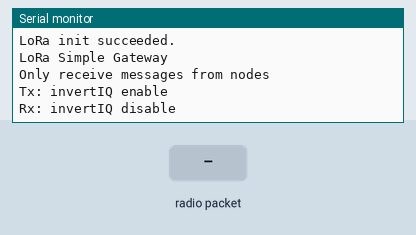
Recording of a program running on a simulated ESP32. Shown: the last lines printed to the serial monitor. The inputs (shaded band) are chosen by the test bench. No radio packets arrive unless stated.

Above: at 1.2 s.
1.3 s: radio packet "V0.2.0" arrives
At 2.2 s:
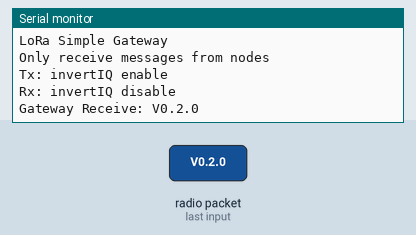
2.8 s: radio packet "1" arrives
At 3.3 s:
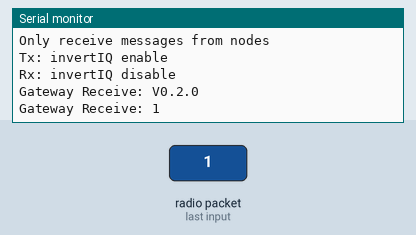

Measured:
- after the input at 1.3 s, the serial monitor: prints a new line at once (image 1)
- after the input at 2.8 s, the serial monitor: prints a new line at once (image 2)

The program:

main.cpp
```cpp
/**
 * @mainpage
 * TODO
 *
 * Hardware:
 * - ESP32 WROOM mit CP210x USB to UART bridge
 * - RFM95 Lora Modul basierend auf SX1276
 *   MOSI  - D23
 *   MISO  - D19
 *   SCK   - D18
 *   RESET - D14
 *   NSS   - D5
 *   DIO0  - D2
 *
 * Auszug aus dem lorabeispiel:
 * This code uses InvertIQ function to create a simple Gateway/Node logic.
 *
 * Gateway - Sends messages with enableInvertIQ()
 *         - Receives messages with disableInvertIQ()
 *
 * Node    - Sends messages with disableInvertIQ()
 *         - Receives messages with enableInvertIQ()
 *
 * With this arrangement a Gateway never receive messages from another Gateway
 * and a Node never receive message from another Node.
 * Only Gateway to Node and vice versa.
 *
 * This code receives messages and sends a message every second.
 *
 * InvertIQ function basically invert the LoRa I and Q signals.
 *
 * See the Semtech datasheet, http://www.semtech.com/images/datasheet/sx1276.pdf
 * for more on InvertIQ register 0x33.
 */
/*
  LoRa Simple Gateway/Node Exemple

  This code uses InvertIQ function to create a simple Gateway/Node logic.

  Gateway - Sends messages with enableInvertIQ()
          - Receives messages with disableInvertIQ()

  Node    - Sends messages with disableInvertIQ()
          - Receives messages with enableInvertIQ()

  With this arrangement a Gateway never receive messages from another Gateway
  and a Node never receive message from another Node.
  Only Gateway to Node and vice versa.

  This code receives messages and sends a message every second.

  InvertIQ function basically invert the LoRa I and Q signals.

  See the Semtech datasheet, http://www.semtech.com/images/datasheet/sx1276.pdf
  for more on InvertIQ register 0x33.

  created 05 August 2018
  by Luiz H. Cassettari
*/

#include <SPI.h>              // include libraries
#include <LoRa.h>

const long frequency = 868E6;  // LoRa Frequency

const int csPin = 5;          // LoRa radio chip select
const int resetPin = 14;        // LoRa radio reset
const int irqPin = 2;          // change for your board; must be a hardware interrupt pin

void LoRa_rxMode(){
  LoRa.disableInvertIQ();               // normal mode
  LoRa.receive();                       // set receive mode
}

void LoRa_txMode(){
  LoRa.idle();                          // set standby mode
  LoRa.enableInvertIQ();                // active invert I and Q signals
}

void LoRa_sendMessage(String message) {
  LoRa_txMode();                        // set tx mode
  LoRa.beginPacket();                   // start packet
  LoRa.print(message);                  // add payload
  LoRa.endPacket(true);                 // finish packet and send it
}

void onReceive(int packetSize) {
  String message = "";

  while (LoRa.available()) {
    message += (char)LoRa.read();
  }

  Serial.print("Gateway Receive: ");
  Serial.println(message);
}

void onTxDone() {
  Serial.println("TxDone");
  LoRa_rxMode();
}

boolean runEvery(unsigned long interval)
{
  static unsigned long previousMillis = 0;
  unsigned long currentMillis = millis();
  if (currentMillis - previousMillis >= interval)
  {
    previousMillis = currentMillis;
    return true;
  }
  return false;
}

void setup() {
  Serial.begin(115200);                   // initialize serial
  while (!Serial);

  LoRa.setPins(csPin, resetPin, irqPin);

  if (!LoRa.begin(frequency)) {
    Serial.println("LoRa init failed. Check your connections.");
    while (true);                       // if failed, do nothing
  }

  Serial.println("LoRa init succeeded.");
  Serial.println();
  Serial.println("LoRa Simple Gateway");
  Serial.println("Only receive messages from nodes");
  Serial.println("Tx: invertIQ enable");
  Serial.println("Rx: invertIQ disable");
  Serial.println();

  LoRa.onReceive(onReceive);
  LoRa.onTxDone(onTxDone);
  LoRa_rxMode();
}

void loop() {
  if (runEvery(5000)) { // repeat every 5000 millis

    String message = "HeLoRa World! ";
    message += "I'm a Gateway! ";
    message += millis();

    LoRa_sendMessage(message); // send a message

    Serial.println("Send Message!");
  }


}
```

display.h
```cpp
#ifndef DISPLAY_H
#define DISPLAY_H

// #include "U8x8lib.h" // schnell, NUR text keine grafik; https://github.com/olikraus/u8g2
// #include <ezButton.h> // https://github.com/ArduinoGetStarted/button

#include <Wire.h>
#include <Adafruit_GFX.h>
#include <Adafruit_SSD1306.h>

namespace MYDISPLAY {

#define OLED_SDA 4
#define OLED_SCL 15
#define OLED_RST 16
#define SCREEN_WIDTH 128 // OLED display width, in pixels
#define SCREEN_HEIGHT 64 // OLED display height, in pixels

// const uint8_t NUM_MENU_ITEMS = 3;
const unsigned long UPDATE_CYCLE = 2000; // [ms]

// extern U8X8_SH1106_128X64_NONAME_HW_I2C oled; // 1,3"
// extern U8X8_SSD1306_128X64_NONAME_HW_I2C oled; // 0,96"
extern Adafruit_SSD1306 display;

// ezButton tasteLinks(32);
// ezButton tasteOben(31); passt vom platz her nicht mehr
// ezButton tasteSelect(31);

void setup();
void loop();


}
#endif
```

display.cpp
```cpp
#include "display.h"

using namespace MYDISPLAY;

// U8X8_SH1106_128X64_NONAME_HW_I2C MYDISPLAY::oled(U8X8_PIN_NONE);
// U8X8_SSD1306_128X64_NONAME_HW_I2C MYDISPLAY::oled(U8X8_PIN_NONE);
// TwoWire twi = TwoWire(1); // our own TwoWire instance on bus 1
// Adafruit_SSD1306 MYDISPLAY::display(SCREEN_WIDTH, SCREEN_HEIGHT, &twi, OLED_RST);
Adafruit_SSD1306 MYDISPLAY::display(SCREEN_WIDTH, SCREEN_HEIGHT, &Wire, OLED_RST);

void MYDISPLAY::setup(void)
{
//   oled.begin();

//   // oled.setFont( u8x8_font_8x13_1x2_f ); // enthaelt "°"; 2376 byte
//   /* enthaelt "°"; 2427 byte
//   * 4 Zeilen moeglich => print idx [y] = [0,2,4,6]
//    *
//    */
//   oled.setFont( u8x8_font_7x14_1x2_f ); // enthaelt "°"; 2427 byte 4

//   oled.setCursor(0, 0);
//   oled.print(F("Kohlenzug"));

//   oled.setCursor(0, 2);
//   oled.print(F("V0.2.0"));

//   oled.setCursor(0, 4);
//   oled.print(F("----------------"));

//   oled.setCursor(0, 6);
//   oled.print(F("Init"));

//   delay(3000);

//   oled.setCursor(0, 0);
//   oled.print(F("Automatik: AUS"));

//   oled.setCursor(0, 2);
//   oled.print(F("Schritt  :"));

//   oled.setCursor(0, 6);
//   oled.print(F("Warte auf Freig"));


// pinMode(OLED_RST, OUTPUT);
//   digitalWrite(OLED_RST, LOW);
//   delay(20);
//   digitalWrite(OLED_RST, HIGH);
Serial.println(F("SSD1306 init"));
    // twi.begin(OLED_SDA, OLED_SCL);  // Needs to come before display.begin is used
    Wire.begin(OLED_SDA, OLED_SCL);
  if(!display.begin(SSD1306_SWITCHCAPVCC, 0x3C)) {
    Serial.println(F("SSD1306 allocation failed"));
    for(;;); // Don't proceed, loop forever
  }

  display.clearDisplay();
  display.setTextColor(WHITE);
  display.setTextSize(1);
  display.setCursor(0,0);
  display.print("LORA SENDER ");
  display.display();

}

void MYDISPLAY::loop(void)
{

}
```
